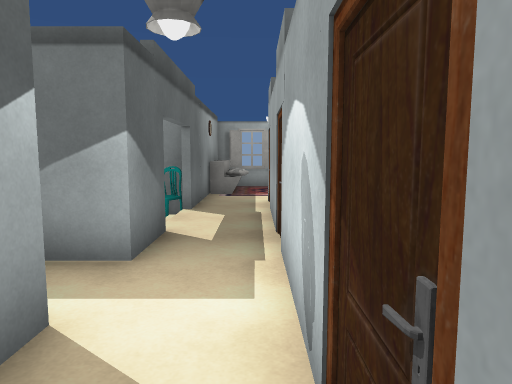
view 1 (above)

18 first-person views from a walk through a 3-D level made in the Unity game engine. The camera is 1.5 m above the floor, tilts 6° down and sees 70° across. Doors are open. The floor is counted in squares, 1 m on a side. Each view is taken from the middle of a square. On the plan, view 1 faces up. The plan holds only what a view shows up to about 16 squares ahead; the rest is blank. The place goes on beyond the plan. The player is left out. Some surface patterns are stand-ins.

view 2
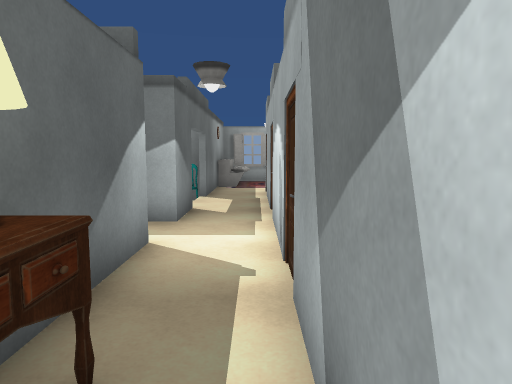

view 3
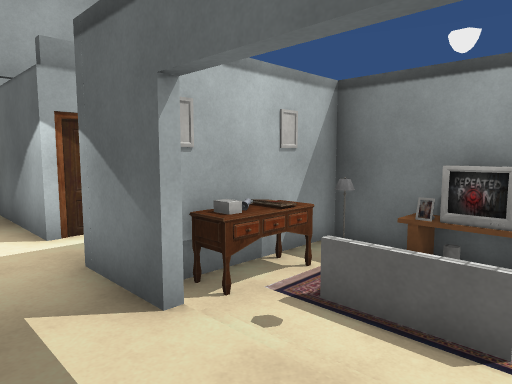

view 4
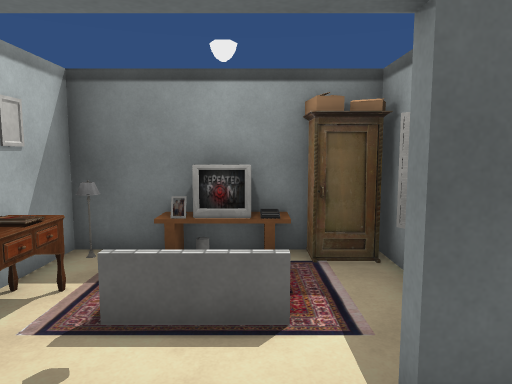

view 5
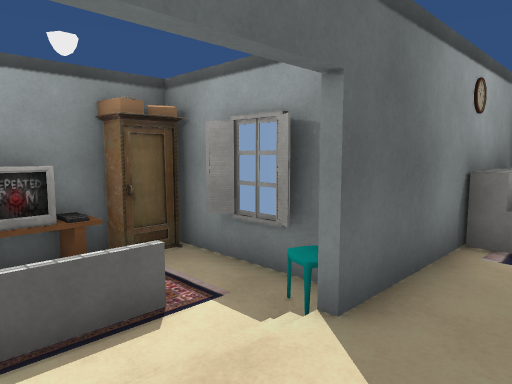

view 6
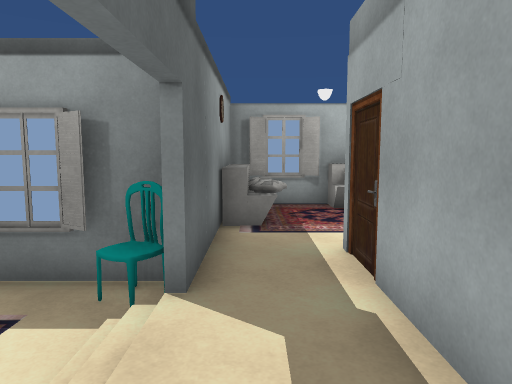

view 7
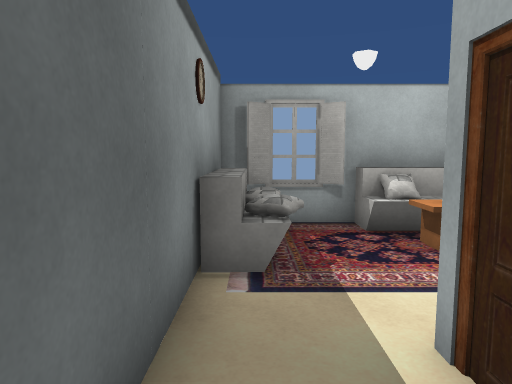

view 8
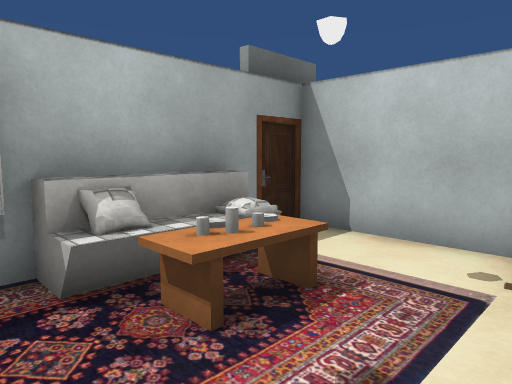

view 9
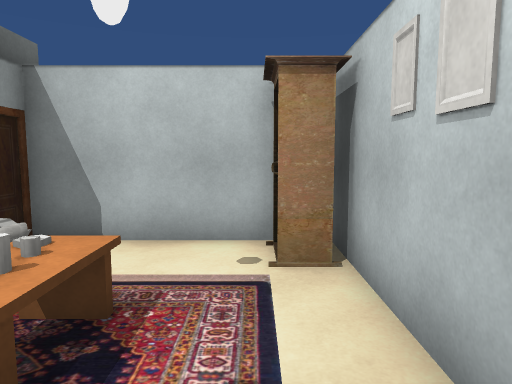

view 10
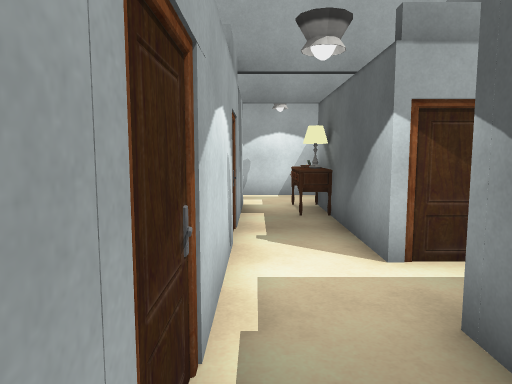

view 11
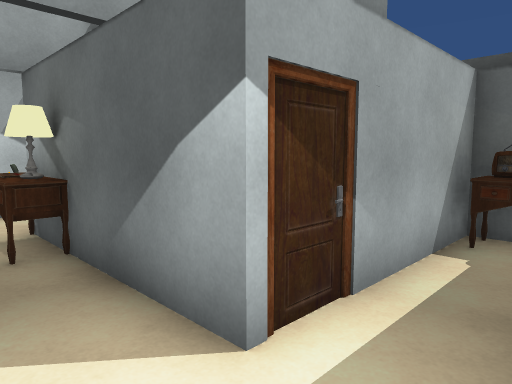

view 12
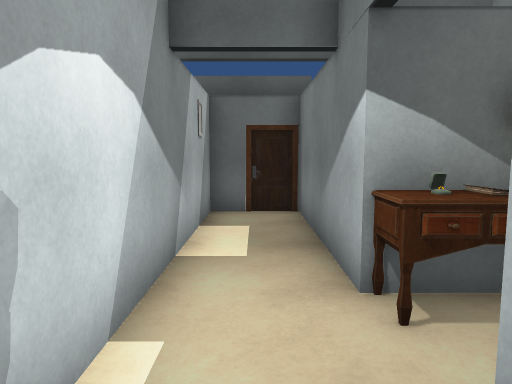

view 13
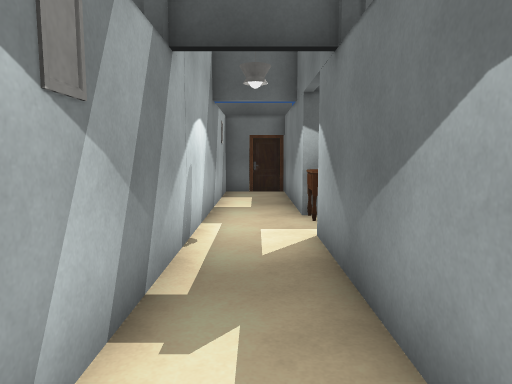

view 14
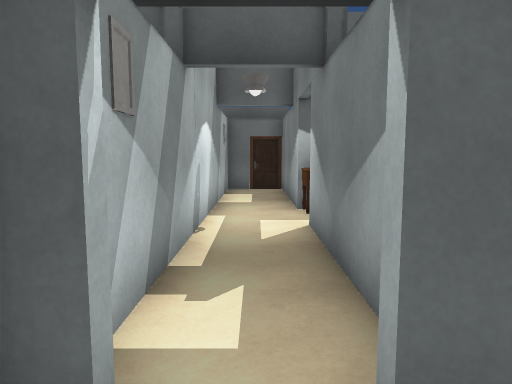

view 15
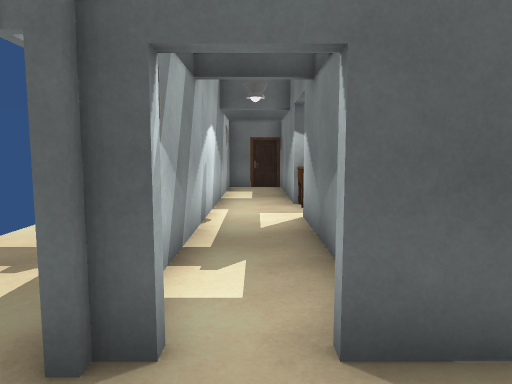

view 16
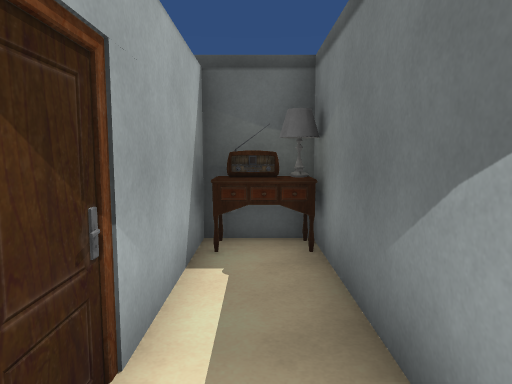

view 17
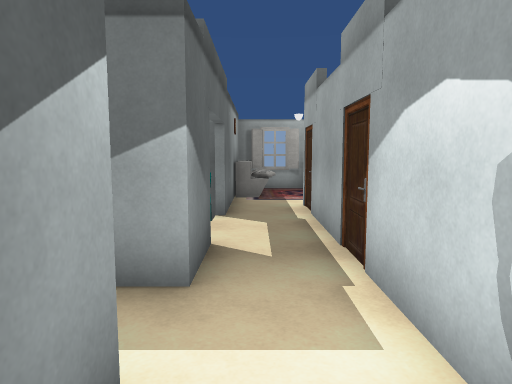

view 18
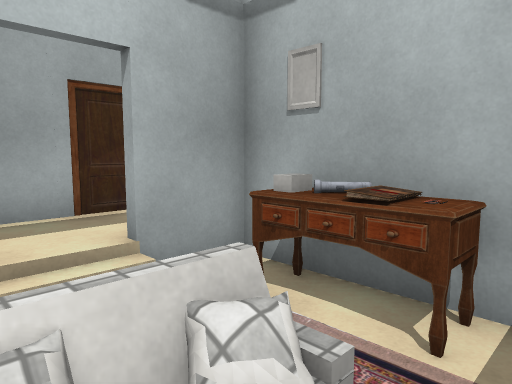

### Floor plan
Key: @ floor where view 1 was taken; # wall or solid block; . main floor; - floor 0.5 m lower than the main floor; / step, stairs or slope; D open door; O other object.
Columns run from 8 left of view 1 to 9 right of it. Each row starts with its distance up from view 1.
 17       #########
 16       #O ###O.#
 15       #O  OO..#
 14       #OO OO..#
 13       #......O#
 12  ######..####O#
 11  O-##O#..#
 10 ##----O..#
  9 #O- O-/..
  8 #O OO-/..#
  7 #O  O-#..#
  6 #O-OOO#..#
  5 #######..#
  4 #O.......#
  3 #######..#
  2       #..#
  1       #..#
  0       #.@#
 -1       #O.#
 -2       #O.#    #.
 -3 ########. #####.
 -4 #.............D...
 -5 ###############.
 -6              ...
 -7            ...
 -8            ..

Positions as (right, up) in squares from view 1, and headings:
1: (0, 0), facing up
2: (0, -3), facing up
3: (0, 10), facing down-left
4: (0, 9), facing left
5: (0, 7), facing up-left
6: (-1, 6), facing up
7: (-1, 9), facing up
8: (0, 12), facing up-right
9: (0, 13), facing right
10: (0, 8), facing down
11: (0, 5), facing down-left
12: (2, -4), facing left
13: (7, -4), facing left
14: (8, -4), facing left
15: (9, -4), facing left
16: (-1, 4), facing left
17: (-1, 1), facing up
18: (-6, 9), facing down-right
